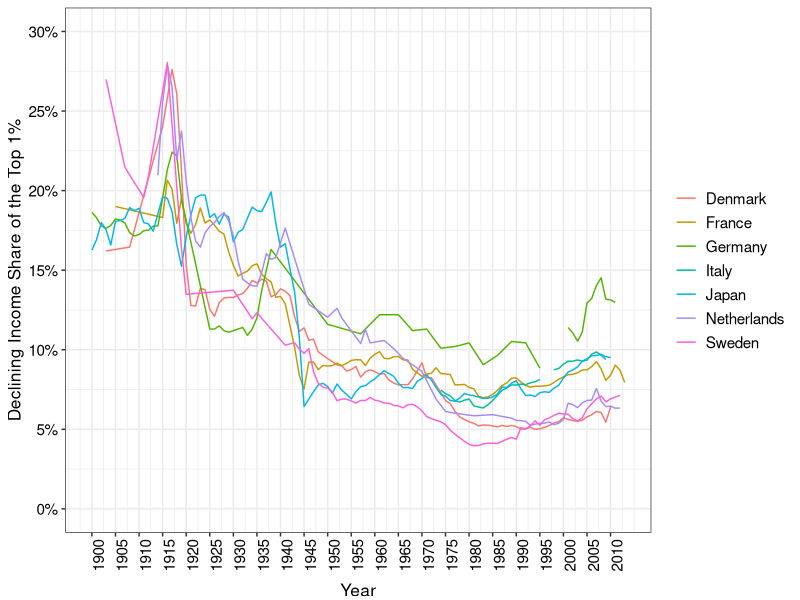

Here is the R script that generated this plot: (Note: this script raises an error after producing the figure.)
require(shape)
library(tidyverse)
library(lubridate)
library(openxlsx)
library(readxl)

declining_share <- read_excel("capitalism/declining_share.xlsx")

COL <- c("#7fc97f", "#beaed4", "#fdc086", "#ffff99", "#386cb0", "#f0027f", "#bf5b17", "#666666")
COLA <- c("#e0f3db", "#99d8c9","#66c2a4","#41ae76", "#238b45", "#005824", "#f0027f")
COLB <- c("#c6dbef", "#4eb3d3", "#2b8cbe", "#0868ac","#084081", "#9e9ac8","#f0027f")
COLC <- c("#fcfbfd", "#efedf5", "#dadaeb", "#bcbddc", "#9e9ac8", "#807dba", "#6a51a3", "#54278f", "#3f007d")

#Cleaning the wealth share data. Source: CORE
declining_share_gathered <- declining_share %>% 
  gather(Country, declining_share, c("Denmark", "France", "Germany", "Italy", "Japan", "Netherlands", "Sweden") )

declining_share1 <- declining_share_gathered[-c(1, 112, 223, 334, 445, 556, 667), ]

declining_share2 <- declining_share1 %>%
  mutate(Year = ifelse(Country == "Denmark", ...1, ifelse(Country == "France", ...3, ifelse(Country == "Germany", ...5, ifelse(Country == "Italy", ...7, ifelse(Country == "Japan", ...9, ifelse(Country == "Netherlands", ...11, ifelse(Country == "Sweden", ...13, NA))))))))

declining_share2$declining_share = as.numeric(as.character(declining_share2$declining_share))

declining_share3 <- declining_share2 %>%
  select(-c("...1", "...3", "...5", "...7", "...9", "...11", "...13")) %>%
  filter(!is.na(Year)) %>%
  mutate(declining_share_decimal = (declining_share)/100)

#Plotting the data
declining_share_plot <- ggplot(declining_share3, aes(x = Year, y = declining_share_decimal, group = Country, color = Country)) +
  geom_line() +
  ylab("Declining Income Share of the Top 1%") +
  scale_y_continuous(breaks = seq(0, 0.3, by = 0.05), labels = scales::percent_format(accuracy = 1), limits = c(0,0.3)) +
  scale_x_continuous(breaks = seq(1900, 2010, by = 5)) +
  theme_bw() +
  theme(legend.position="right",
        legend.title=element_blank(),
        axis.title.y = element_text(size = 12.5, vjust = 1),
        legend.text=element_text(size=11),
        axis.text.x = element_text(size = 11, angle = 90, color = "black"),
        axis.text.y = element_text(size = 11, color = "black"),
        axis.title.x = element_text(size = 12.5, vjust = -1))


print(declining_share_plot)

#Save plot to PDF
ggsave(wealth_share_plot, filename = "income_share_top_1percent.pdf",
       path = "capitalism",
       width = 9, height = 7, units = "in")


dev.off()
